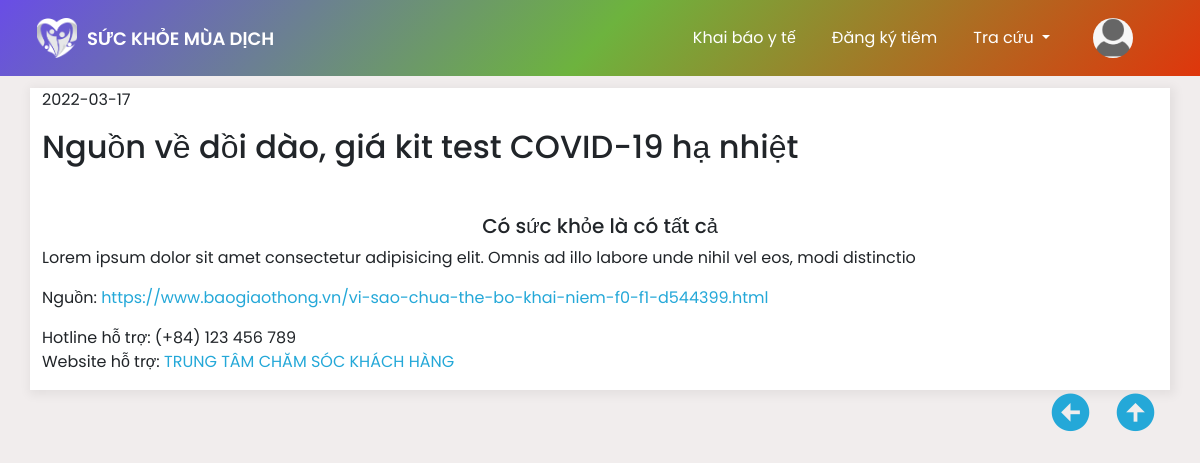
The app's page /?controller=post&acction=details&id=9 (signed in) with its own data.
### tables this page shows
CREATE TABLE `post` (
  `id` int(11) NOT NULL,
  `Title` varchar(200) NOT NULL,
  `img` varchar(200) NOT NULL,
  `paragraph` varchar(500) NOT NULL,
  `date` date NOT NULL
);

### Controllers/BaseController.php (called while the page is built, shortened)
<?php
    class BaseController{
        protected function view($viewpath , array $data=[]){
            require(self::VIEW_FODER_NAME.'/'.str_replace('.','/',$viewpath).'.php');
        }
    }

### Controllers/PostController.php (called while the page is built, shortened)
<?php
class PostController extends BaseController
{
    public function details()
    {
        $id = $_GET['id'];
        $condition = [
            'id' => $id
        ];
        $PostModel = new PostModel;
        $Title = $PostModel->findData(['*'], $condition);
        $ContenModel = new ContenModel;
        $oderby = [
            'column' => 'index_conten',
            'oder' => 'ASC'
        ];
        $content = $ContenModel->findDataOder(['*'], $oderby, $condition);
        $data = [$Title, $content];
        $this->view('details', $data);
    }
}

### index.php (called while the page is built, shortened)
<?php
require "./Core/Database.php";
require "./Controllers/BaseController.php";
require "./Models/BaseModel.php";
$acctionName = $_REQUEST['acction'] ?? 'index';
$controllerObject = new $controllerName;
$controllerObject-> $acctionName();

### Models/BaseModel.php (called while the page is built, shortened)
<?php
class BaseModel extends Database
{
    protected $connect;
    public function __construct()
    {
        $this->connect =  $this->connect();
    }
    public function  find($table,$select = ['*'] ,$condition = []){
        $conditionset = [];
        foreach($condition as $key => $value){
            array_push($conditionset,"${key}"."= '".$value ."'");
        }
        $conditionsetString = implode(' AND ',$conditionset);
        $column = implode(',',$select);
        $sql = "SELECT ${column} FROM ${table} WHERE ${conditionsetString}";
        $query = $this->_query($sql);
        $data = [];
        While($row = mysqli_fetch_assoc($query)){
           array_push($data,$row);
        }
        return $data;
    }
    public function  findOder($table,$select = ['*'],$orderby = [] ,$condition = []){
        $conditionset = [];
        foreach($condition as $key => $value){
            array_push($conditionset,"${key}"."= '".$value ."'");
        }
        $conditionsetString = implode(' AND ',$conditionset);
        $column = implode(',',$select);
        $oderstring = implode(' ',$orderby);
        if($oderstring){
            $sql = "SELECT ${column} FROM ${table} WHERE ${conditionsetString} ORDER BY ${oderstring}";
        }else
            $sql = "SELECT ${column} FROM ${table} WHERE ${conditionsetString}";
        $query = $this->_query($sql);
        $data = [];
        While($row = mysqli_fetch_assoc($query)){
           array_push($data,$row);
        }
        return $data;
    }
    private function _query($sql){
         return mysqli_query($this->connect,$sql);
    }
}

### Core/Database.php (called while the page is built, shortened)
<?php
class Database{
    public function connect(){
        $this->connect  = mysqli_connect(self:: HOST,self::USERNAME,self::PASSWORD,self::DB_NAME);
        mysqli_set_charset($this->connect,"utf8");
        if(mysqli_connect_errno() ==0){
            return $this->connect;
        }
    }
}

### Models/PostModel.php (called while the page is built, shortened)
<?php
class PostModel extends BaseModel
{
    public function findData($select = ['*'] ,$condition = [])
    {
        return $this->find(self::TABLE,$select,$condition);
    }
}

### Views/details.php (the view, shortened to what this page needs)
<?php
require "./Views/header.php";
?>
<div class="container bg-white" style="box-shadow: 2px 2px 10px 3px rgba(0, 0, 0, 0.06);">
  <div class="row">
    <div class="col-md-12">
       <p><?php echo ($data[0][0]['date']); ?></p>
      <h2 class="mb-3 mt-3"><?php echo ($data[0][0]['Title']); ?></h2>
      <h5 class="d-flex justify-content-center mt-5">Có sức khỏe là có tất cả</h5>
      <div class="contact">
        <p>Lorem ipsum dolor sit amet consectetur adipisicing elit. Omnis ad illo labore unde nihil vel eos, modi distinctio</p>
        <p>
          Nguồn:
          <a href="https://www.baogiaothong.vn/vi-sao-chua-the-bo-khai-niem-f0-f1-d544399.html" class="contact-link" style="text-decoration: none; color:#24a8d8">https://www.baogiaothong.vn/vi-sao-chua-the-bo-khai-niem-f0-f1-d544399.html</a>
        </p>
        <div class="contact-sdt">Hotline hỗ trợ: (+84) 123 456 789</div>
        <p>
          Website hỗ trợ:
          <a href="#" class="contact-link" style="text-decoration: none; color:#24a8d8">TRUNG TÂM CHĂM SÓC KHÁCH HÀNG</a>
        </p>
      </div>
    </div>
  </div>
</div>
<div class="container mb-5">
  <div class="arrow" style="display: flex; justify-content: end;">
    <a style="text-decoration: none; margin-right: 20px;" href="/BTL_NHOM10/">
      <i class="bx bxs-left-arrow-circle" style="font-size: 45px; color:#24a8d8"></i>
    </a>
    <a style="text-decoration: none;" href="#">
      <i class="bx bxs-up-arrow-circle" style="font-size: 45px; color:#24a8d8"></i>
    </a>
  </div>
</div>
<?php
require "./Views/footer.php";
?>

### Views/css/style.css (style rules this page uses)
* { padding: 0; margin: 0; box-sizing: border-box; font-family: 'Poppins', sans-serif; }
body { height: 100vh; background-color: rgb(241, 237, 237) !important; }
.row:first-child { margin-top: 5.5rem; }

### records on screen
post: date "2022-03-17", Title "Nguồn về dồi dào, giá kit test COVID-19 hạ nhiệt"
